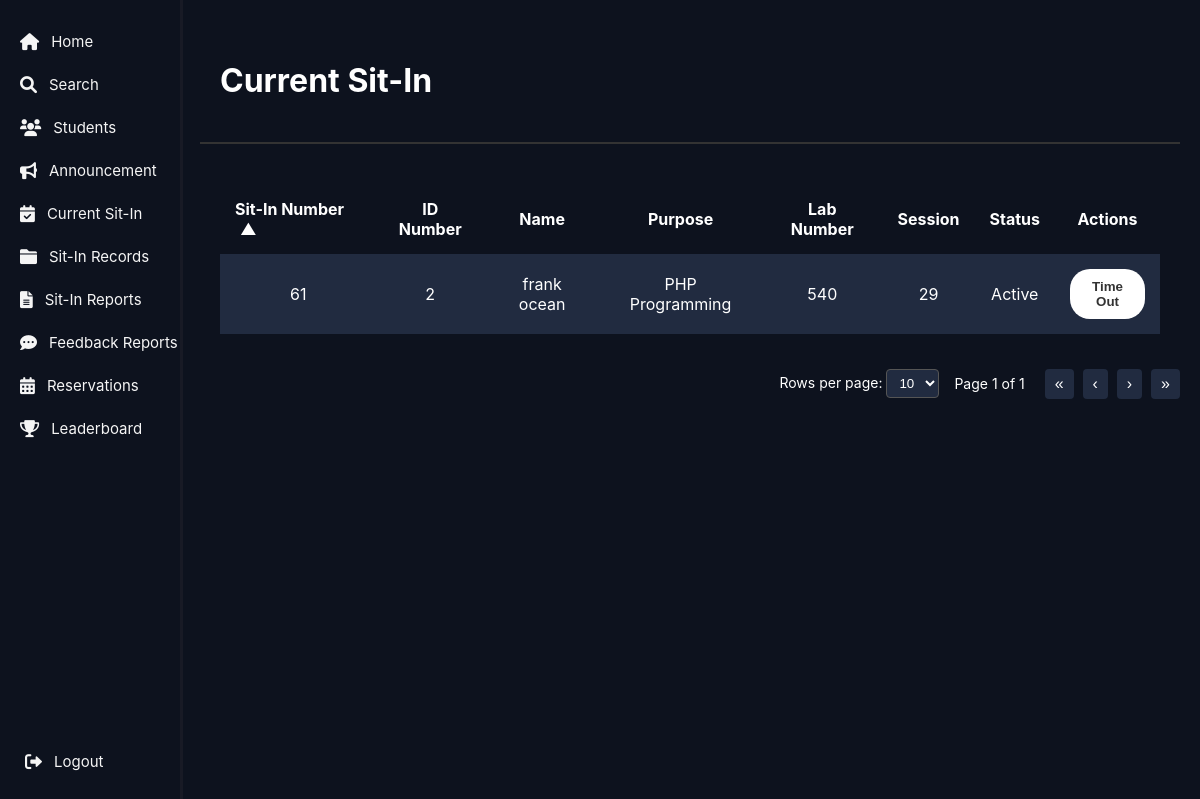
Page /admin/admin-current.php on the committed database.
### tables this page shows
CREATE TABLE `sit_in_records` (
  `id` int(11) NOT NULL,
  `id_no` varchar(50) NOT NULL,
  `purpose` varchar(255) NOT NULL,
  `lab_number` varchar(50) NOT NULL,
  `remaining_sessions` int(11) NOT NULL,
  `name` varchar(255) DEFAULT NULL,
  `year_level` varchar(10) NOT NULL,
  `course` varchar(255) DEFAULT NULL,
  `time_in` time DEFAULT NULL,
  `time_out` time DEFAULT NULL,
  `status` varchar(10) DEFAULT 'Active',
  `date` date DEFAULT curdate(),
  `points` int(11) DEFAULT 0
);

CREATE TABLE `users` (
  `id` int(11) NOT NULL,
  `username` varchar(50) NOT NULL,
  `password` varchar(255) NOT NULL,
  `email` varchar(100) NOT NULL,
  `id_no` int(11) DEFAULT NULL,
  `profile_picture` varchar(255) DEFAULT NULL,
  `lastname` varchar(50) DEFAULT NULL,
  `firstname` varchar(50) DEFAULT NULL,
  `middlename` varchar(50) DEFAULT NULL,
  `yr_level` varchar(10) DEFAULT NULL,
  `course` varchar(50) DEFAULT NULL,
  `address` varchar(255) DEFAULT NULL,
  `remaining_sessions` int(11) DEFAULT 30,
  `role` varchar(20) DEFAULT 'user',
  `purpose` varchar(255) DEFAULT NULL,
  `lab_number` varchar(10) DEFAULT NULL,
  `name` varchar(255) DEFAULT NULL
);

### admin/admin-current.php (the view, shortened to what this page needs)
<?php
include '../includes/db-connection.php';
$sit_in_rows = '';
$sql = "SELECT r.id, r.id_no, r.name, r.purpose, r.lab_number, r.time_in, r.time_out, r.status, u.remaining_sessions
        FROM sit_in_records r
        JOIN users u ON r.id_no = u.id_no
        WHERE r.status = 'Active'
        ORDER BY r.id DESC";
$result = $conn->query($sql);
if ($result && $result->num_rows > 0) {
    while ($row = $result->fetch_assoc()) {
        $sit_in_id = htmlspecialchars($row['id']);
        $id_no = htmlspecialchars($row['id_no']);
        $name = htmlspecialchars($row['name']);
        $purpose = htmlspecialchars($row['purpose']);
        $lab_number = htmlspecialchars($row['lab_number']);
        $remaining_sessions = htmlspecialchars($row['remaining_sessions']);
        $status = htmlspecialchars($row['status']);
        $sit_in_rows .= "
        <tr id='row_$sit_in_id'>
            <td class='sit-in-id'>$sit_in_id</td>
            <td>$id_no</td>
            <td>$name</td>
            <td>$purpose</td>
            <td>$lab_number</td>
            <td>$remaining_sessions</td>
            <td>$status</td>
            <td>
                <form method='POST' action='admin-current.php'>
                    <input type='hidden' name='sit_in_id' value='$sit_in_id'>
                    <button type='submit' name='time_out' class='logout-btn'>Time Out</button>
                </form>
            </td>
        </tr>";
    }
} else {
    $sit_in_rows = "<tr><td colspan='10'>No active sit-in records found.</td></tr>";
}
?>
<!DOCTYPE html>
<html lang="en">
<head>
  <link rel="stylesheet" href="https://cdnjs.cloudflare.com/ajax/libs/font-awesome/6.0.0-beta3/css/all.min.css"/>
</head>
<body>
<?php include '../includes/admin-sidebar.php'; ?>
<div class="main-content">
  <header>
    <h1>Current Sit-In</h1>
  </header>
  <div class="table-container">
    <table>
      <thead>
        <tr>
          <th class="sortable" id="sortSitInNumber" style="text-align: left;">
            Sit-In Number <span class="sort-arrow" id="sortIcon">▲</span>
          </th>
          <th>ID Number</th>
          <th>Name</th>
          <th>Purpose</th>
          <th>Lab Number</th>
          <th>Session</th>
          <th>Status</th>
          <th>Actions</th>
        </tr>
      </thead>
      <tbody id="sitInTable">
        <?= $sit_in_rows ?>
      </tbody>
    </table>
  </div>
    <div class="pagination-wrapper">
    <div class="rows-selector">
      Rows per page:
      <select id="rowsPerPage" onchange="updatePagination()">
        <option value="10" selected>10</option>
      </select>
    </div>
    <div id="pageInfo"></div>
    <div class="nav-buttons">
      <button onclick="goToFirstPage()">«</button>
      <button onclick="goToPreviousPage()">‹</button>
      <button onclick="goToNextPage()">›</button>
      <button onclick="goToLastPage()">»</button>
    </div>
  </div>
</div>
</body>
</html>

### admin/admin-current.php (style rules this page uses)
body { margin: 0; font-family: 'Inter', sans-serif; display: flex; background-color: #0d121e; color: #ffffff; }
.main-content { margin-left: 80px; padding: 20px; flex: 1; }
header { display: flex; justify-content: space-between; align-items: center; padding: 20px; border-bottom: 2px solid #333; }
.table-container { margin-top: 20px; border-radius: 10px; padding: 20px; }
table { width: 100%; border-collapse: collapse; }
table th, table td { padding: 15px; text-align: center; }
thead tr { background-color: transparent !important; }
table td { text-align: center; }
table tr:nth-child(odd) { background-color: #212b40; }
td:last-child { position: relative; text-align: center; }
.logout-btn { background-color: white; color: #333; border: none; padding: 10px; cursor: pointer; border-radius: 20px; font-weight: bold; }
.sort-arrow { margin-left: 5px; transition: transform 0.3s; }
td:nth-child(1) { text-align: left; padding-left: 70px; }
.pagination-wrapper { display: flex; justify-content: flex-end; align-items: center; gap: 15px; padding-top: 15px; font-size: 14px; }
.pagination-wrapper select { background-color: #212b40; color: white; border: 1px solid #555; border-radius: 4px; padding: 5px 8px; }
.nav-buttons button { background-color: #212b40; color: white; border: none; padding: 6px 10px; margin-left: 5px; cursor: pointer; font-size: 16px; border-radius: 4px; }

### includes/admin-sidebar.php (style rules this page uses)
body { margin: 0; font-family: 'Inter', sans-serif; background-color: #0d121e; color: white; }

### rows in the picture
sit_in_records: id "61", id_no "2", name "frank ocean", purpose "PHP Programming", lab_number "540", users.remaining_sessions "29", status "Active"
